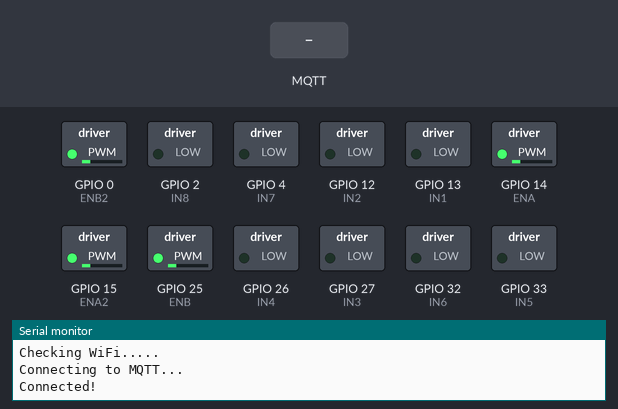
A sketch run on a simulated ESP32. Shown: switched loads named in the sketch (green lamp = pin HIGH), the last lines printed to the serial monitor. The test bench sets the inputs (shaded band). WiFi joins after 1.5 s; servers stay silent unless stated; random numbers use the default seed unless the sketch sets one; no MQTT or app messages arrive unless stated.

Above: at 3.2 s.
3.3 s: MQTT message "forward" arrives on the first subscribed topic
At 5.7 s:
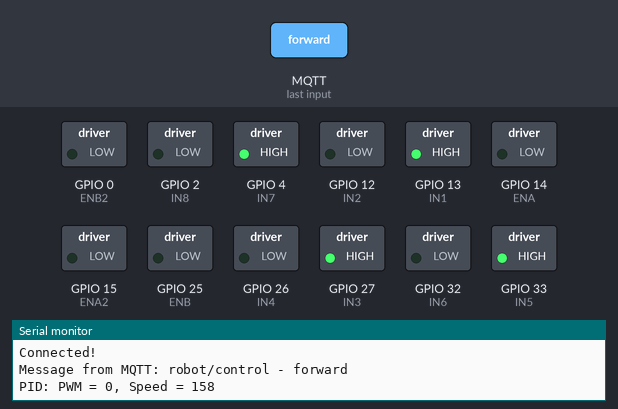
6.2 s: MQTT message "backward" arrives on the first subscribed topic
At 7.1 s:
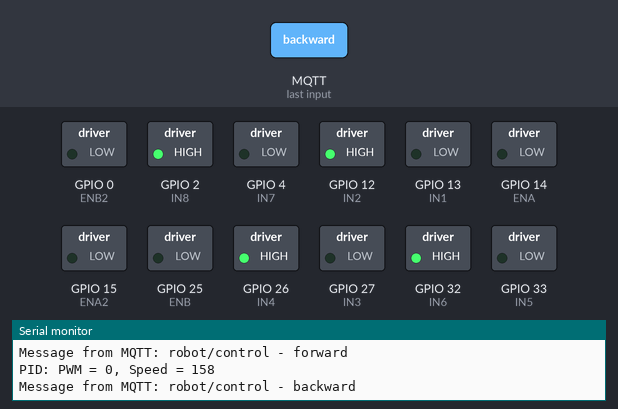
9.2 s: MQTT message "left" arrives on the first subscribed topic
At 9.36 s:
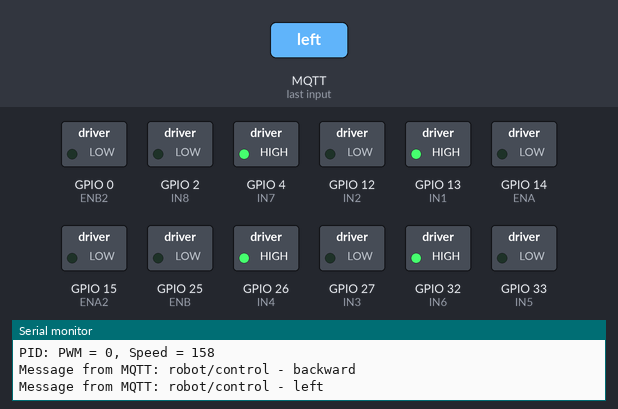
12.2 s: MQTT message "right" arrives on the first subscribed topic
At 12.43 s:
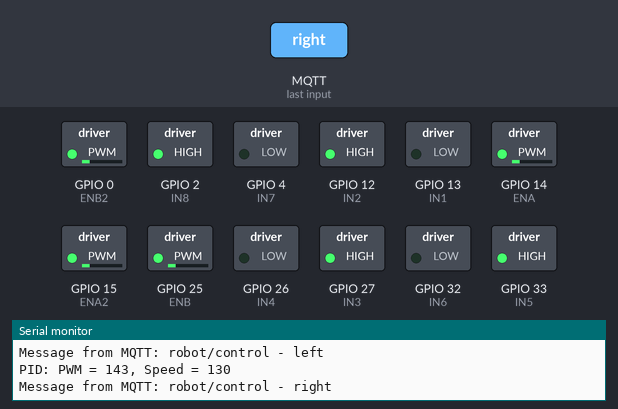
15.2 s: MQTT message "turn_right" arrives on the first subscribed topic
At 15.8 s:
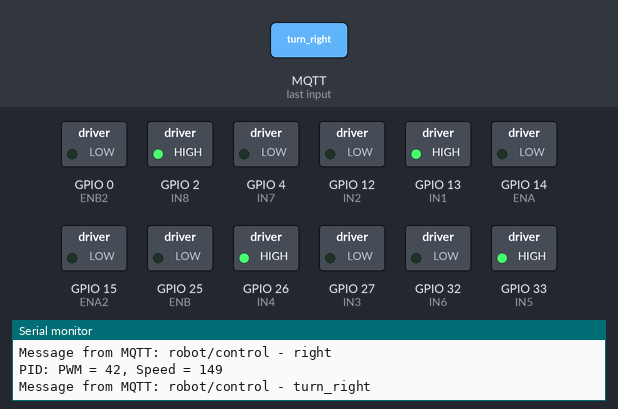
18.2 s: MQTT message "turn_left" arrives on the first subscribed topic
At 28.2 s:
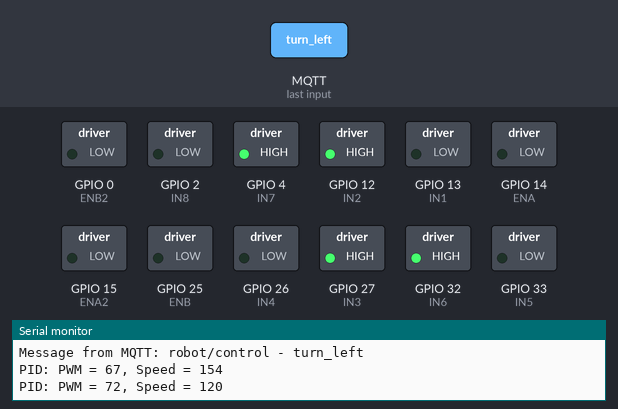
Timing chart, 0 to 39.2 s (numbered marks = the images above; inputs shaded):
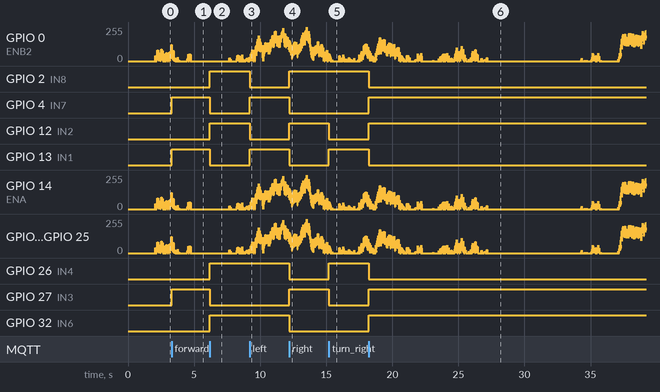

The sketch:

KoKuBot_V1_WiFi_and_MQTT_with_PID.ino
```cpp
#include <WiFi.h>
#include <MQTT.h>

// ---------------- WiFi & MQTT Config ----------------
const char ssid[] = "ssid";       // Ganti dengan WiFi SSID Anda
const char pass[] = "pass";       // Ganti dengan WiFi Password Anda

WiFiClient net;
MQTTClient client;

const char mqttServer[] = "public.cloud.shiftr.io";
const char mqttUser[] = "public";
const char mqttPass[] = "public";

unsigned long lastMillis = 0;

// ---------------- Pin Motor ----------------
#define IN1 13
#define IN2 12
#define ENA 14

#define IN3 27
#define IN4 26
#define ENB 25

#define IN5 33
#define IN6 32
#define ENA2 15

#define IN7 4
#define IN8 2
#define ENB2 0

// ---------------- PID Variables ----------------
float kp = 1.0, ki = 0.5, kd = 0.2;
float error = 0, previousError = 0, integral = 0, derivative = 0;
int targetSpeed = 150;  // target kecepatan PWM
int currentSpeed = 0;   // kecepatan aktual (dummy)

// ---------------- Fungsi PID ----------------
int calculatePID(int target, int current) {
  error = target - current;
  integral += error;
  derivative = error - previousError;
  previousError = error;

  int output = kp * error + ki * integral + kd * derivative;
  return constrain(output, 0, 255);
}

void setMotorPWM(int pwm) {
  analogWrite(ENA, pwm);
  analogWrite(ENB, pwm);
  analogWrite(ENA2, pwm);
  analogWrite(ENB2, pwm);
}

// ---------------- Fungsi Kendali Motor ----------------
void stopMotors() {
  digitalWrite(IN1, LOW); digitalWrite(IN2, LOW);
  digitalWrite(IN3, LOW); digitalWrite(IN4, LOW);
  digitalWrite(IN5, LOW); digitalWrite(IN6, LOW);
  digitalWrite(IN7, LOW); digitalWrite(IN8, LOW);
  setMotorPWM(0);
}

void moveForward() {
  digitalWrite(IN1, HIGH); digitalWrite(IN2, LOW);
  digitalWrite(IN3, HIGH); digitalWrite(IN4, LOW);
  digitalWrite(IN5, HIGH); digitalWrite(IN6, LOW);
  digitalWrite(IN7, HIGH); digitalWrite(IN8, LOW);
}

void moveBackward() {
  digitalWrite(IN1, LOW); digitalWrite(IN2, HIGH);
  digitalWrite(IN3, LOW); digitalWrite(IN4, HIGH);
  digitalWrite(IN5, LOW); digitalWrite(IN6, HIGH);
  digitalWrite(IN7, LOW); digitalWrite(IN8, HIGH);
}

void moveRight() {
  digitalWrite(IN1, LOW); digitalWrite(IN2, HIGH);
  digitalWrite(IN3, HIGH); digitalWrite(IN4, LOW);
  digitalWrite(IN5, HIGH); digitalWrite(IN6, LOW);
  digitalWrite(IN7, LOW); digitalWrite(IN8, HIGH);
}

void moveLeft() {
  digitalWrite(IN1, HIGH); digitalWrite(IN2, LOW);
  digitalWrite(IN3, LOW); digitalWrite(IN4, HIGH);
  digitalWrite(IN5, LOW); digitalWrite(IN6, HIGH);
  digitalWrite(IN7, HIGH); digitalWrite(IN8, LOW);
}

void turnRight() {
  digitalWrite(IN1, HIGH); digitalWrite(IN2, LOW);
  digitalWrite(IN3, LOW); digitalWrite(IN4, HIGH);
  digitalWrite(IN5, HIGH); digitalWrite(IN6, LOW);
  digitalWrite(IN7, LOW); digitalWrite(IN8, HIGH);
}

void turnLeft() {
  digitalWrite(IN1, LOW); digitalWrite(IN2, HIGH);
  digitalWrite(IN3, HIGH); digitalWrite(IN4, LOW);
  digitalWrite(IN5, LOW); digitalWrite(IN6, HIGH);
  digitalWrite(IN7, HIGH); digitalWrite(IN8, LOW);
}

// ---------------- MQTT Handler ----------------
void messageReceived(String &topic, String &payload) {
  Serial.println("Message from MQTT: " + topic + " - " + payload);

  if (payload == "forward") moveForward();
  else if (payload == "backward") moveBackward();
  else if (payload == "left") moveLeft();
  else if (payload == "right") moveRight();
  else if (payload == "turn_right") turnRight();
  else if (payload == "turn_left") turnLeft();
  else stopMotors();
}

void connect() {
  Serial.print("Checking WiFi...");
  while (WiFi.status() != WL_CONNECTED) {
    Serial.print(".");
    delay(1000);
  }

  Serial.print("\nConnecting to MQTT...");
  while (!client.connect("ESP32_OMNIWHEEL", mqttUser, mqttPass)) {
    Serial.print(".");
    delay(1000);
  }

  Serial.println("\nConnected!");
  client.subscribe("robot/control");
}

// ---------------- Setup ----------------
void setup() {
  Serial.begin(115200);
  WiFi.begin(ssid, pass);
  client.begin(mqttServer, net);
  client.onMessage(messageReceived);
  connect();

  pinMode(IN1, OUTPUT); pinMode(IN2, OUTPUT); pinMode(ENA, OUTPUT);
  pinMode(IN3, OUTPUT); pinMode(IN4, OUTPUT); pinMode(ENB, OUTPUT);
  pinMode(IN5, OUTPUT); pinMode(IN6, OUTPUT); pinMode(ENA2, OUTPUT);
  pinMode(IN7, OUTPUT); pinMode(IN8, OUTPUT); pinMode(ENB2, OUTPUT);
}

// ---------------- Loop ----------------
void loop() {
  client.loop();
  delay(10);

  if (!client.connected()) {
    connect();
  }

  // Simulasi kecepatan aktual (nanti ganti dengan data encoder)
  currentSpeed = random(120, 180);

  // Hitung PID dan kontrol PWM motor
  int pwmOutput = calculatePID(targetSpeed, currentSpeed);
  setMotorPWM(pwmOutput);

  if (millis() - lastMillis > 5000) {
    lastMillis = millis();
    String status = "PID: PWM = " + String(pwmOutput) + ", Speed = " + String(currentSpeed);
    client.publish("robot/status", status);
    Serial.println(status);
  }
}
```

Measured:
- after the input at 3.3 s, GPIO 4 (IN7), GPIO 13 (IN1), GPIO 27 (IN3), GPIO 33 (IN5): LOW → HIGH at once
- after the input at 6.2 s, GPIO 2 (IN8), GPIO 12 (IN2), GPIO 26 (IN4), GPIO 32 (IN6): LOW → HIGH at once; GPIO 4 (IN7), GPIO 13 (IN1), GPIO 27 (IN3), GPIO 33 (IN5): HIGH → LOW at once
- after the input at 9.2 s, GPIO 2 (IN8), GPIO 12 (IN2): HIGH → LOW at once; GPIO 4 (IN7), GPIO 13 (IN1): LOW → HIGH at once
- after the input at 12.2 s, GPIO 2 (IN8), GPIO 12 (IN2), GPIO 27 (IN3), GPIO 33 (IN5): LOW → HIGH at once; GPIO 4 (IN7), GPIO 13 (IN1), GPIO 26 (IN4), GPIO 32 (IN6): HIGH → LOW at once
- after the input at 15.2 s, GPIO 12 (IN2), GPIO 27 (IN3): HIGH → LOW at once; GPIO 13 (IN1), GPIO 26 (IN4): LOW → HIGH at once
- after the input at 18.2 s, GPIO 2 (IN8), GPIO 13 (IN1), GPIO 26 (IN4), GPIO 33 (IN5): HIGH → LOW at once; GPIO 4 (IN7), GPIO 12 (IN2), GPIO 27 (IN3), GPIO 32 (IN6): LOW → HIGH at once
